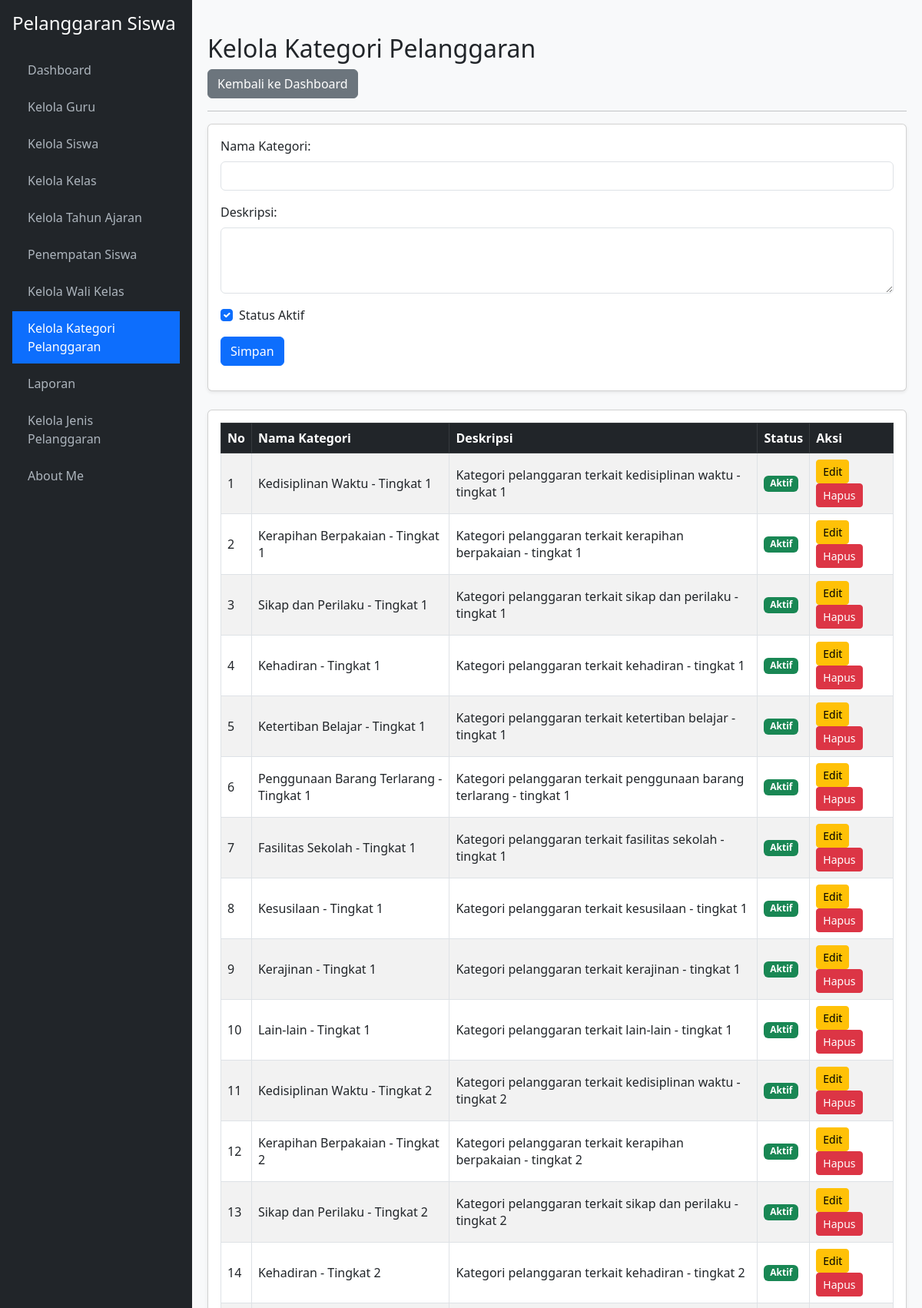
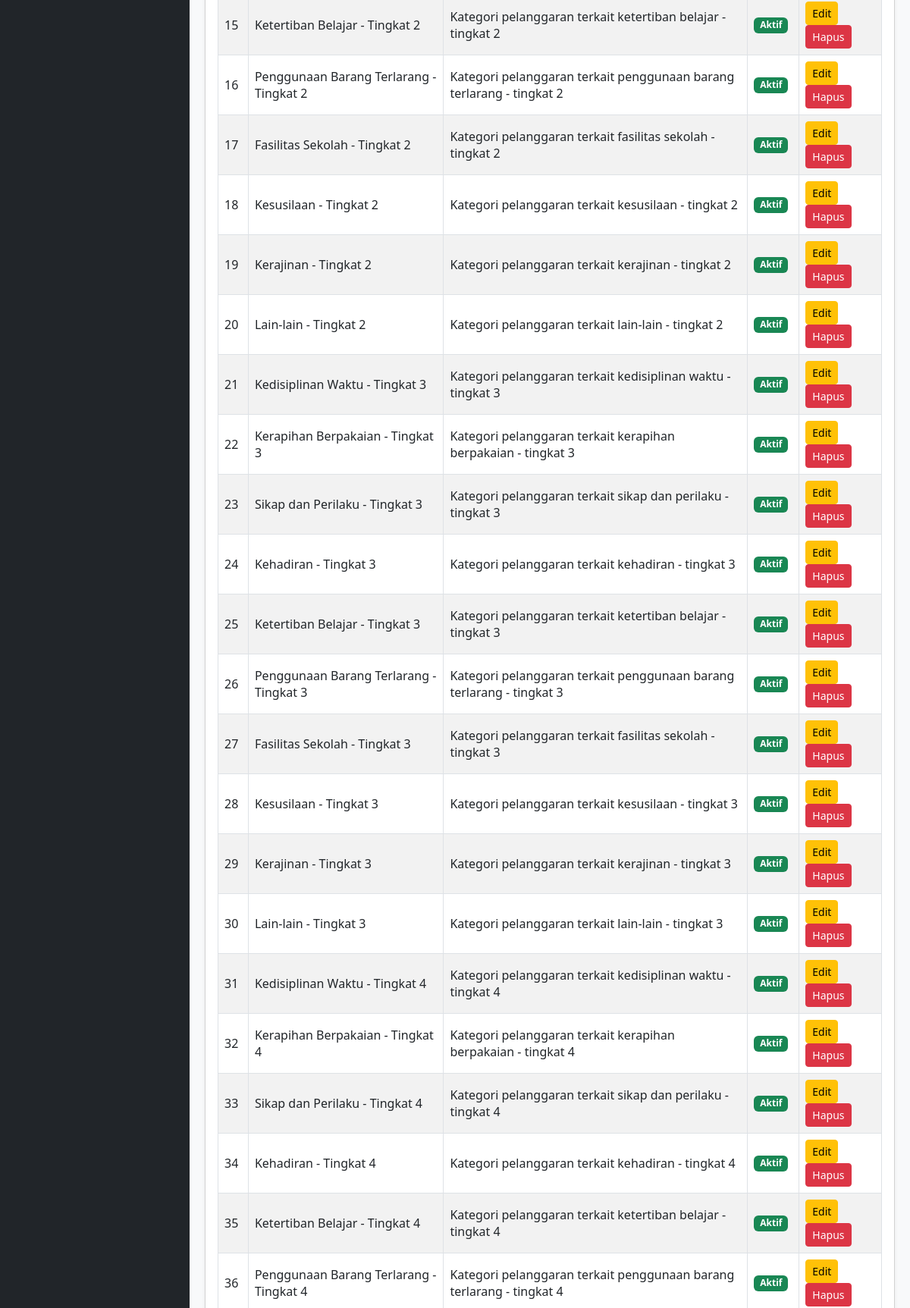
The page /kelola_kategori_pelanggaran.php (signed in, upper part) on the database its author committed (2 pictures, top to bottom).
### tables this page shows
CREATE TABLE `t_pelanggaran_kategori` (
  `id` int(11) NOT NULL,
  `nama` varchar(100) NOT NULL,
  `deskripsi` text DEFAULT NULL,
  `status_aktif` tinyint(1) DEFAULT 1,
  `created_at` timestamp NULL DEFAULT NULL,
  `updated_at` timestamp NULL DEFAULT NULL
);

### kelola_kategori_pelanggaran.php (the view, shortened to what this page needs)
<?php
require_once 'koneksi.php';
function e($value) {
    return htmlspecialchars((string)$value, ENT_QUOTES, 'UTF-8');
}
$edit = ['id'=>'', 'nama'=>'', 'deskripsi'=>'', 'status_aktif'=>1];
$data = mysqli_query($koneksi, "SELECT * FROM t_pelanggaran_kategori");
?>
<!DOCTYPE html>
<html lang="id">
<head>
    <link href="https://cdn.jsdelivr.net/npm/bootstrap@5.3.0/dist/css/bootstrap.min.css" rel="stylesheet">
    <link href="https://cdn.datatables.net/2.1.8/css/dataTables.dataTables.min.css" rel="stylesheet">
</head>
<body>
<div class="sidebar d-flex flex-column p-3">
    <h4 class="text-white mb-4">Pelanggaran Siswa</h4>
    <ul class="nav nav-pills flex-column mb-auto">
        <li class="nav-item mb-1"><a href="dashboard.php">Dashboard</a></li>
        <li class="nav-item mb-1"><a href="kelola_guru.php">Kelola Guru</a></li>
        <li class="nav-item mb-1"><a href="kelola_siswa.php">Kelola Siswa</a></li>
        <li class="nav-item mb-1"><a href="kelola_kelas.php">Kelola Kelas</a></li>
        <li class="nav-item mb-1"><a href="kelola_tahun_ajaran.php">Kelola Tahun Ajaran</a></li>
        <li class="nav-item mb-1"><a href="penempatan_siswa.php">Penempatan Siswa</a></li>
        <li class="nav-item mb-1"><a href="kelola_wali_kelas.php">Kelola Wali Kelas</a></li>
        <li class="nav-item mb-1"><a href="kelola_kategori_pelanggaran.php" class="active">Kelola Kategori Pelanggaran</a></li>
        <li class="nav-item mb-1"><a href="laporan.php">Laporan</a></li>
        <li class="nav-item mb-1"><a href="kelola_jenis_pelanggaran.php">Kelola Jenis Pelanggaran</a></li>
        <li class="nav-item mb-1"><a href="about_me.php">About Me</a></li>
    </ul>
</div>
<div class="main-content">
    <h2>Kelola Kategori Pelanggaran</h2>
      <a href="dashboard.php" class="btn btn-secondary">
            Kembali ke Dashboard
        </a>
        <hr>
    <div class="card shadow-sm mb-4">
        <div class="card-body">
            <form method="POST">
                <div class="mb-3">
                    <label class="form-label">Nama Kategori:</label>
                    <input type="text" name="nama" class="form-control"
                           value="<?= e($edit['nama']); ?>" required>
                </div>
                <div class="mb-3">
                    <label class="form-label">Deskripsi:</label>
                    <textarea name="deskripsi" class="form-control"
                              rows="3"><?= e($edit['deskripsi']); ?></textarea>
                </div>
                <div class="form-check mb-3">
                    <input class="form-check-input" type="checkbox"
                           name="status_aktif" id="status_aktif" value="1"
                           <?= $edit['status_aktif'] == 1 ? 'checked' : ''; ?>>
                    <label class="form-check-label" for="status_aktif">
                        Status Aktif
                    </label>
                </div>
                <button type="submit" name="simpan" class="btn btn-primary">
                    Simpan
                </button>
            </form>
        </div>
    </div>
    <div class="card shadow-sm mb-4">
        <div class="card-body">
            <div class="table-responsive">
                <table id="tabelKategori" class="table table-bordered table-striped align-middle">
                    <thead class="table-dark">
                        <tr>
                            <th>No</th>
                            <th>Nama Kategori</th>
                            <th>Deskripsi</th>
                            <th>Status</th>
                            <th>Aksi</th>
                        </tr>
                    </thead>
                    <tbody>
                    <?php $no = 1; while ($r = mysqli_fetch_assoc($data)): ?>
                        <tr>
                            <td><?= $no++; ?></td>
                            <td><?= e($r['nama']); ?></td>
                            <td><?= $r['deskripsi'] ? e($r['deskripsi']) : '-'; ?></td>
                            <td>
                                <?php if ($r['status_aktif'] == 1): ?>
                                    <span class="badge bg-success">Aktif</span>
                                <?php else: ?>
                                    <span class="badge bg-secondary">Tidak Aktif</span>
                                <?php endif; ?>
                            </td>
                            <td>
                                <a href="kelola_kategori_pelanggaran.php?edit=<?= (int)$r['id']; ?>"
                                   class="btn btn-sm btn-warning">Edit</a>
                                <a href="kelola_kategori_pelanggaran.php?hapus=<?= (int)$r['id']; ?>"
                                   class="btn btn-sm btn-danger"
                                   onclick="return confirm('Yakin ingin menghapus kategori ini?')">
                                    Hapus
                                </a>
                            </td>
                        </tr>
                    <?php endwhile; ?>
                    </tbody>
                </table>
            </div>
        </div>
    </div>
</div>
</body>
</html>

### kelola_kategori_pelanggaran.php (style rules this page uses)
body { background-color: #f8f9fa; overflow: hidden; }
.sidebar { min-height: 100vh; background: #212529; color: #fff; position: fixed; width: 250px; top: 0; left: 0; overflow-y: auto; z-index: 1000; }
.sidebar a { color: #adb5bd; text-decoration: none; display: block; padding: 10px 20px; }
.sidebar a:hover, .sidebar a.active { color: #fff; background: #0d6efd; }
.main-content { margin-left: 250px; height: 100vh; overflow-y: auto; padding: 20px; }
.table th, .table td { vertical-align: middle; }

### rows shown on the page
t_pelanggaran_kategori: nama "Kedisiplinan Waktu - Tingkat 1", deskripsi "Kategori pelanggaran terkait kedisiplinan waktu - tingkat 1", status_aktif "Aktif"
t_pelanggaran_kategori: nama "Kerapihan Berpakaian - Tingkat 1", deskripsi "Kategori pelanggaran terkait kerapihan berpakaian - tingkat 1", status_aktif "Aktif"
t_pelanggaran_kategori: nama "Sikap dan Perilaku - Tingkat 1", deskripsi "Kategori pelanggaran terkait sikap dan perilaku - tingkat 1", status_aktif "Aktif"
t_pelanggaran_kategori: nama "Kehadiran - Tingkat 1", deskripsi "Kategori pelanggaran terkait kehadiran - tingkat 1", status_aktif "Aktif"
t_pelanggaran_kategori: nama "Ketertiban Belajar - Tingkat 1", deskripsi "Kategori pelanggaran terkait ketertiban belajar - tingkat 1", status_aktif "Aktif"
t_pelanggaran_kategori: nama "Penggunaan Barang Terlarang - Tingkat 1", deskripsi "Kategori pelanggaran terkait penggunaan barang terlarang - tingkat 1", status_aktif "Aktif"
t_pelanggaran_kategori: nama "Fasilitas Sekolah - Tingkat 1", deskripsi "Kategori pelanggaran terkait fasilitas sekolah - tingkat 1", status_aktif "Aktif"
t_pelanggaran_kategori: nama "Kesusilaan - Tingkat 1", deskripsi "Kategori pelanggaran terkait kesusilaan - tingkat 1", status_aktif "Aktif"
t_pelanggaran_kategori: nama "Kerajinan - Tingkat 1", deskripsi "Kategori pelanggaran terkait kerajinan - tingkat 1", status_aktif "Aktif"
t_pelanggaran_kategori: nama "Lain-lain - Tingkat 1", deskripsi "Kategori pelanggaran terkait lain-lain - tingkat 1", status_aktif "Aktif"
t_pelanggaran_kategori: nama "Kedisiplinan Waktu - Tingkat 2", deskripsi "Kategori pelanggaran terkait kedisiplinan waktu - tingkat 2", status_aktif "Aktif"
t_pelanggaran_kategori: nama "Kerapihan Berpakaian - Tingkat 2", deskripsi "Kategori pelanggaran terkait kerapihan berpakaian - tingkat 2", status_aktif "Aktif"
t_pelanggaran_kategori: nama "Sikap dan Perilaku - Tingkat 2", deskripsi "Kategori pelanggaran terkait sikap dan perilaku - tingkat 2", status_aktif "Aktif"
t_pelanggaran_kategori: nama "Kehadiran - Tingkat 2", deskripsi "Kategori pelanggaran terkait kehadiran - tingkat 2", status_aktif "Aktif"
t_pelanggaran_kategori: nama "Ketertiban Belajar - Tingkat 2", deskripsi "Kategori pelanggaran terkait ketertiban belajar - tingkat 2", status_aktif "Aktif"
t_pelanggaran_kategori: nama "Penggunaan Barang Terlarang - Tingkat 2", deskripsi "Kategori pelanggaran terkait penggunaan barang terlarang - tingkat 2", status_aktif "Aktif"
t_pelanggaran_kategori: nama "Fasilitas Sekolah - Tingkat 2", deskripsi "Kategori pelanggaran terkait fasilitas sekolah - tingkat 2", status_aktif "Aktif"
t_pelanggaran_kategori: nama "Kesusilaan - Tingkat 2", deskripsi "Kategori pelanggaran terkait kesusilaan - tingkat 2", status_aktif "Aktif"
t_pelanggaran_kategori: nama "Kerajinan - Tingkat 2", deskripsi "Kategori pelanggaran terkait kerajinan - tingkat 2", status_aktif "Aktif"
t_pelanggaran_kategori: nama "Lain-lain - Tingkat 2", deskripsi "Kategori pelanggaran terkait lain-lain - tingkat 2", status_aktif "Aktif"
t_pelanggaran_kategori: nama "Kedisiplinan Waktu - Tingkat 3", deskripsi "Kategori pelanggaran terkait kedisiplinan waktu - tingkat 3", status_aktif "Aktif"
t_pelanggaran_kategori: nama "Kerapihan Berpakaian - Tingkat 3", deskripsi "Kategori pelanggaran terkait kerapihan berpakaian - tingkat 3", status_aktif "Aktif"
t_pelanggaran_kategori: nama "Sikap dan Perilaku - Tingkat 3", deskripsi "Kategori pelanggaran terkait sikap dan perilaku - tingkat 3", status_aktif "Aktif"
t_pelanggaran_kategori: nama "Kehadiran - Tingkat 3", deskripsi "Kategori pelanggaran terkait kehadiran - tingkat 3", status_aktif "Aktif"
t_pelanggaran_kategori: nama "Ketertiban Belajar - Tingkat 3", deskripsi "Kategori pelanggaran terkait ketertiban belajar - tingkat 3", status_aktif "Aktif"
t_pelanggaran_kategori: nama "Penggunaan Barang Terlarang - Tingkat 3", deskripsi "Kategori pelanggaran terkait penggunaan barang terlarang - tingkat 3", status_aktif "Aktif"
t_pelanggaran_kategori: nama "Fasilitas Sekolah - Tingkat 3", deskripsi "Kategori pelanggaran terkait fasilitas sekolah - tingkat 3", status_aktif "Aktif"
t_pelanggaran_kategori: nama "Kesusilaan - Tingkat 3", deskripsi "Kategori pelanggaran terkait kesusilaan - tingkat 3", status_aktif "Aktif"
t_pelanggaran_kategori: nama "Kerajinan - Tingkat 3", deskripsi "Kategori pelanggaran terkait kerajinan - tingkat 3", status_aktif "Aktif"
t_pelanggaran_kategori: nama "Lain-lain - Tingkat 3", deskripsi "Kategori pelanggaran terkait lain-lain - tingkat 3", status_aktif "Aktif"
t_pelanggaran_kategori: nama "Kedisiplinan Waktu - Tingkat 4", deskripsi "Kategori pelanggaran terkait kedisiplinan waktu - tingkat 4", status_aktif "Aktif"
t_pelanggaran_kategori: nama "Kerapihan Berpakaian - Tingkat 4", deskripsi "Kategori pelanggaran terkait kerapihan berpakaian - tingkat 4", status_aktif "Aktif"
t_pelanggaran_kategori: nama "Sikap dan Perilaku - Tingkat 4", deskripsi "Kategori pelanggaran terkait sikap dan perilaku - tingkat 4", status_aktif "Aktif"
t_pelanggaran_kategori: nama "Kehadiran - Tingkat 4", deskripsi "Kategori pelanggaran terkait kehadiran - tingkat 4", status_aktif "Aktif"
t_pelanggaran_kategori: nama "Ketertiban Belajar - Tingkat 4", deskripsi "Kategori pelanggaran terkait ketertiban belajar - tingkat 4", status_aktif "Aktif"
t_pelanggaran_kategori: nama "Penggunaan Barang Terlarang - Tingkat 4", deskripsi "Kategori pelanggaran terkait penggunaan barang terlarang - tingkat 4", status_aktif "Aktif"
